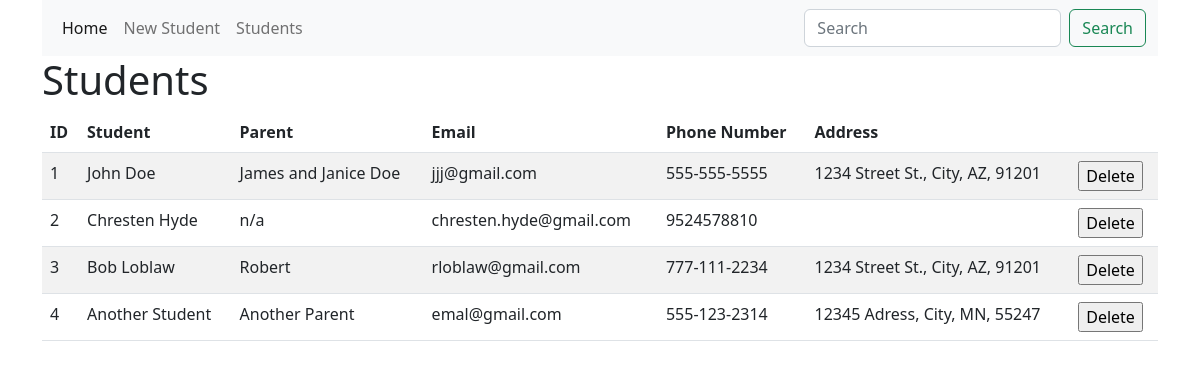
Before: /students with the older database file.
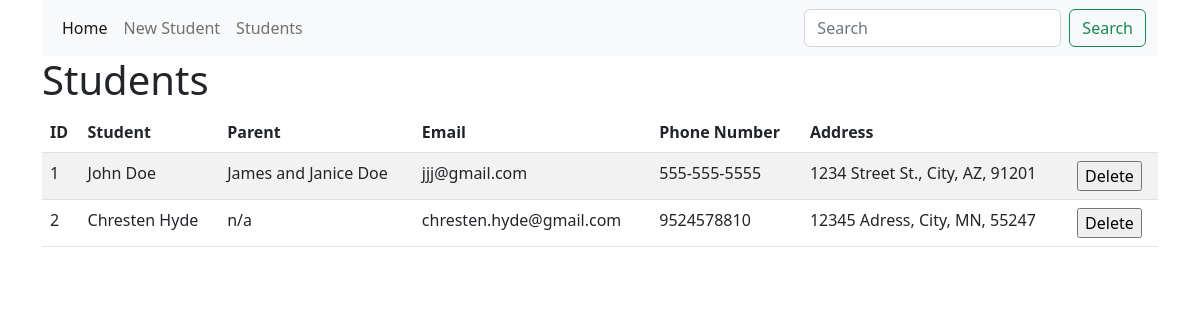
After: the same page with the newer database file.
### app/models.py (models this page shows, shortened)
class Student(db.Model):
	id = db.Column(db.Integer, primary_key=True)
	student_name = db.Column(db.String(20))
	parent_name = db.Column(db.String(20), index=True)
	email = db.Column(db.String(120), index=True)
	phone = db.Column(db.String(120), index=True)
	address = db.Column(db.String(120), index=True)

### app/routes.py (the view)
@app.route('/students')
def students():
	students_query = Student.query
	return render_template('students.html', title="Students", students=students_query)

### app/templates/students.html (shortened to what this page needs)
{% extends "base.html" %}
{% block app_content %}
  <h1> Students </h1>
  <table id="data" class="table table-striped">
    <thead>
      <tr>
        <th>ID</th>
        <th>Student</th>
        <th>Parent</th>
        <th>Email</th>
        <th>Phone Number</th>
        <th>Address</th>
        <th></th>
      </tr>
    </thead>
    <tbody>
      {% for student in students %}
        <tr>
          <td>{{ student.id }}</td>
          <td>{{ student.student_name }}</td>
          <td>{{ student.parent_name }}</td>
          <td>{{ student.email }}</td>
          <td>{{ student.phone }}</td>
          <td>{{ student.address }}</td>
          <td>
            <form action="{{ url_for('delete') }}" method="POST">
              <input type="submit" value="Delete" />
            </form>
          </td>
        </tr>
      {% endfor %}
    </tbody>
  </table>
{% endblock %}

### app/templates/base.html (shortened to what this page needs)
{% extends 'bootstrap/base.html' %}
		{% block head %}
			<link href="https://cdn.jsdelivr.net/npm/bootstrap@5.2.0-beta1/dist/css/bootstrap.min.css" rel="stylesheet">
		{% endblock head %}
	{% block content %}
    <div class="container">
		{% include 'navbar.html' %}
		{% block app_content %}{% endblock %}
    </div>
{% endblock %}

### app/templates/navbar.html
<nav class="navbar navbar-expand-lg bg-light">
	<div class="container-fluid">
	  <div class="collapse navbar-collapse" id="navbarSupportedContent">
		<ul class="navbar-nav me-auto mb-2 mb-lg-0">
			<li class="nav-item">
				<a class="nav-link active" aria-current="page" href={{ url_for('index') }}>Home</a>
			</li>
			<li class="nav-item">
				<a class="nav-link" href={{ url_for('newstudent') }}>New Student</a>
			</li>
			<li class="nav-item">
				<a class="nav-link" href={{ url_for('students') }}>Students</a>
			</li>
		</ul>
		<form class="d-flex" role="search" action={{ url_for('student') }}>
		  <input class="form-control me-2" name="search" type="search" placeholder="Search" aria-label="Search">
		  <button class="btn btn-outline-success" type="submit">Search</button>
		</form>
	  </div>
	</div>
  </nav>

Changed rows visible on the page:
removed Student: id "3", student_name "Bob Loblaw", parent_name "Robert", email "rloblaw@gmail.com", phone "777-111-2234", address "1234 Street St., City, AZ, 91201"
removed Student: id "4", student_name "Another Student", parent_name "Another Parent", email "emal@gmail.com", phone "555-123-2314", address "12345 Adress, City, MN, 55247"
changed Student "Chresten Hyde": address (not shown) → "12345 Adress, City, MN, 55247"
